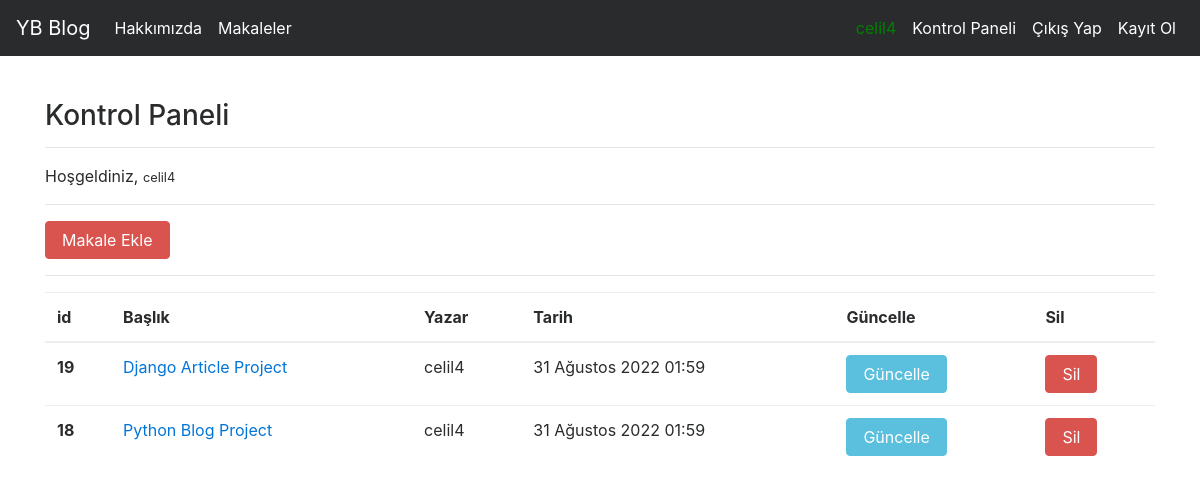
Screenshot of /articles/dashboard/ (signed in) with the database file from the repository.
### article/models.py (models this page shows, shortened)
class Article(models.Model):
    author = models.ForeignKey("auth.User", on_delete= models.CASCADE, verbose_name="Yazar")
    title = models.CharField(max_length=50,verbose_name="Başlık")
    content = RichTextField()
    created_date = models.DateTimeField(auto_now_add=True,verbose_name="Oluşturulma Tarihi")
    article_image=models.FileField(blank=True,null=True,verbose_name="Makalenize Dosya Ekleyiniz")
    class Meta:
        ordering = ['-created_date']

### article/views.py (the view)
# urls.py: path("dashboard/",views.dashboard,name="dashboard"),
@login_required(login_url="user:login")
def dashboard(request):
    articles = Article.objects.filter(author=request.user)
    context = {
        "articles": articles
    }
    return render(request,"dashboard.html",context)

### templates/dashboard.html (shortened to what this page needs)
{% extends "layout.html" %}
{% block body %}
<h3>Kontrol Paneli</h3>
<hr>
<p>
    Hoşgeldiniz, <small>{{request.user.username}}</small>
</p>
<hr>
<a class="btn btn-danger" href="/articles/addarticle">Makale Ekle</a>
<hr>
    {% if articles %}
        <table class="table">
                <thead>
                    <tr>
                    <th scope="col">id</th>
                    <th scope="col">Başlık</th>
                    <th scope="col">Yazar</th>
                    <th scope="col">Tarih</th>
                    <th scope="col">Güncelle</th>
                    <th scope="col">Sil</th>
                    </tr>
                </thead>
            <tbody>
            {% for article in articles  %}
                <th scope="row">{{article.id}}</th>
                <td><a href="/articles/article/{{article.id}}">{{article.title}}</a></td>
                <td>{{article.author.username}}</td>
                <td>{{article.created_date}}</td>
                <td><a href="{% url 'article:update' article.id %}" class ="btn btn-info">Güncelle</a></td>
                <td><a href="{% url 'article:delete' article.id %}" class ="btn btn-danger">Sil</a></td>
            {% endfor %}
            </tbody>
        </table>
    {% else %}
        <div class ="alert alert-danger">
            Henüz Makaleniz Bulunmuyor. Makale Ekle Butonu ile ekleyebilirsiniz...
        </div>
    {% endif %}
{% endblock body %}

### templates/includes/navbar.html (shortened to what this page needs)
<nav class="navbar navbar-toggleable-md navbar-inverse fixed-top bg-inverse">
    <a class="navbar-brand" href="{% url 'index' %}">YB Blog</a>
    <div class="collapse navbar-collapse" id="navbarCollapse">
      <ul class="navbar-nav mr-auto">
        <li class="nav-item active">
          <a class="nav-link" href="{% url 'about' %}">Hakkımızda</a>
        </li>
        <li class="nav-item active">
          <a class="nav-link" href="{% url 'article:articles' %}" >Makaleler</a>
        </li>
      </ul>
    <ul class="navbar-nav ml-auto">
    {% if request.user.is_authenticated %}
        <li class="nav-item active">
          <a class="nav-link" href="{% url 'index' %}" class="text-success"> <span style="color:green" >{{user.username}}</span></a>
        </li>
        <li class="nav-item active">
          <a class="nav-link" href="{% url 'article:dashboard' %}">Kontrol Paneli</a>
        </li>
        <li class="nav-item active">
          <a class="nav-link" href="{% url 'user:logout' %}">Çıkış Yap</a>
        </li>
    {% else %}
        <li class="nav-item active">
          <a class="nav-link" href="{% url 'user:login' %}">Giriş Yap</a>
        </li>
    {% endif %}
        <li class="nav-item active">
          <a class="nav-link" href="{% url 'user:register' %}">Kayıt Ol</a>
        </li>
      </ul>
    </div>
  </nav>

### rows the page displays
Article: id "19", title "Django Article Project", author.username "celil4", created_date "31 Ağustos 2022 01:59"
Article: id "18", title "Python Blog Project", author.username "celil4", created_date "31 Ağustos 2022 01:59"

### other values shown
{{ user.username }} "celil4"
{{ request.user.username }} "celil4"
